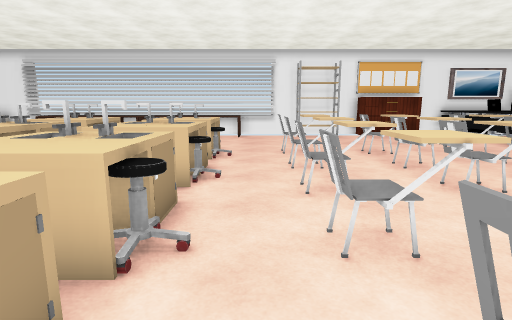
view 1 (above)

24 first-person views from a walk through a scene from a Unity 3-D project. The camera is 1.5 m above the floor, tilts 10° down and sees 80° across. Doors are open. The floor is counted in squares, 1 m on a side. Each view is taken from the middle of a square. On the plan, view 1 faces up. The plan holds only what a view shows up to about 15 squares ahead; the rest is blank. The player is left out. Some surface patterns are stand-ins.

view 2
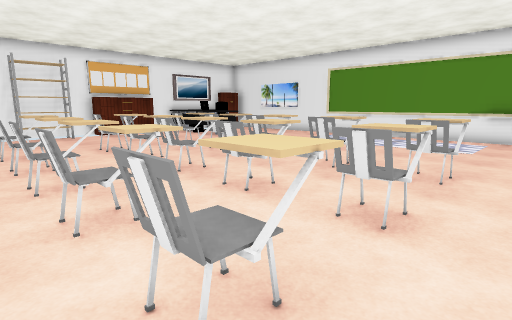

view 3
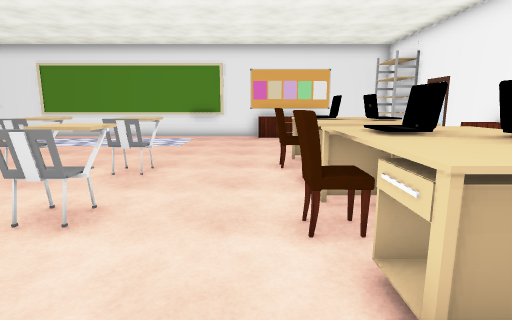

view 4
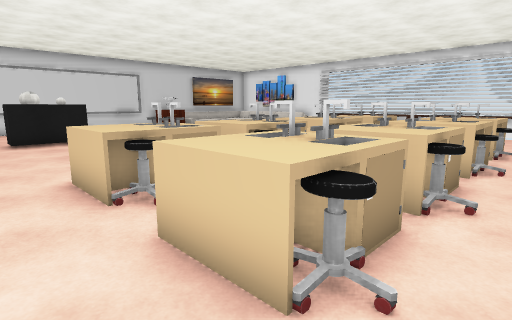

view 5
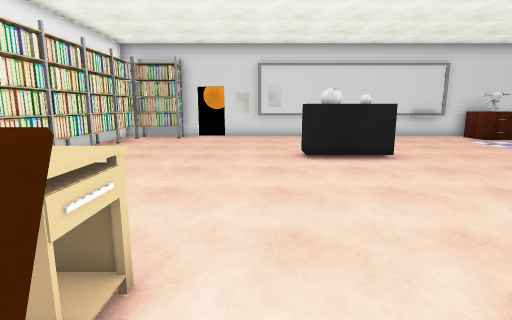

view 6
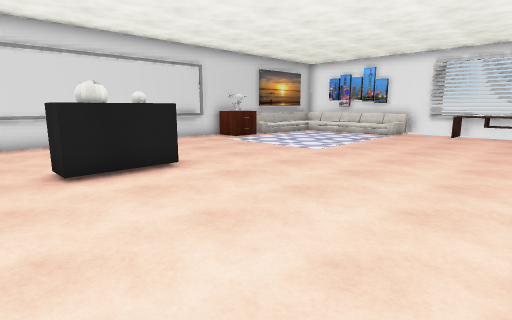

view 7
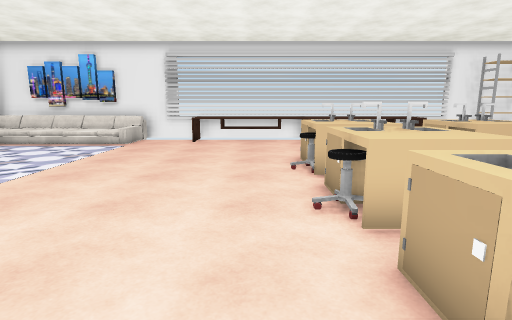

view 8
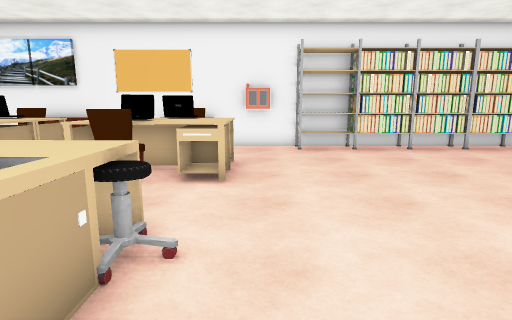

view 9
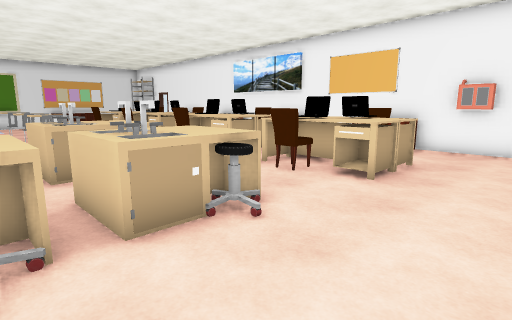

view 10
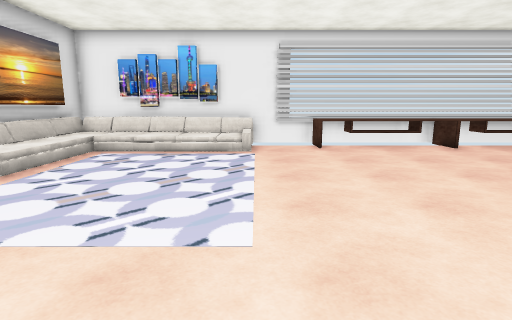

view 11
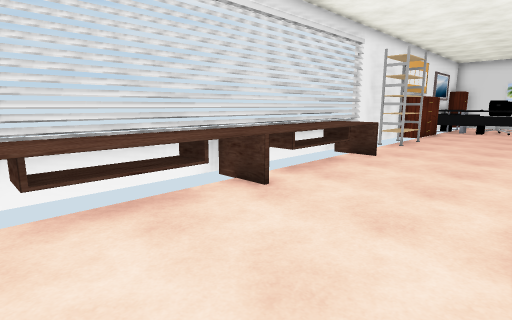

view 12
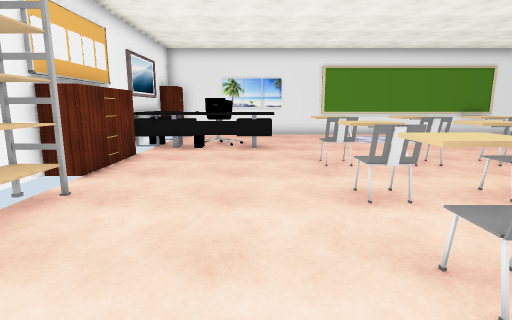

view 13
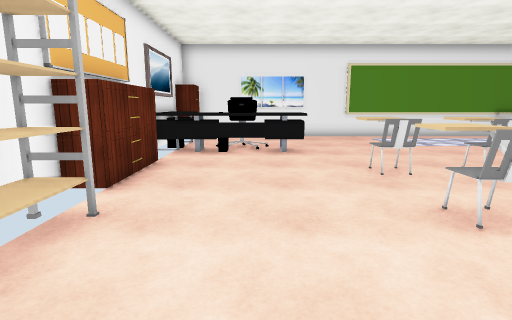

view 14
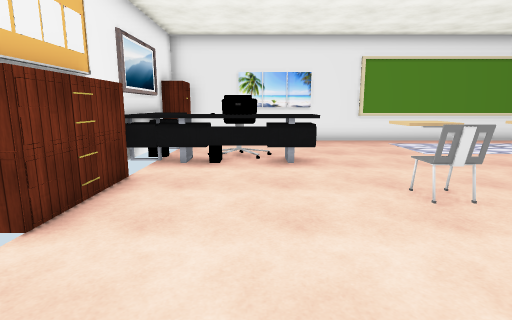

view 15
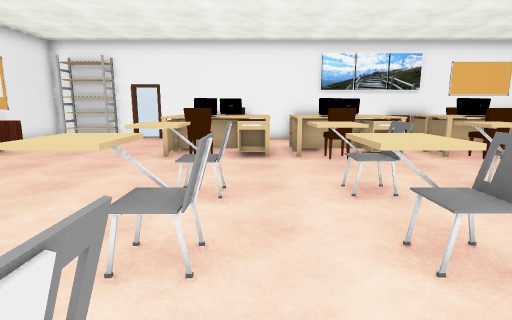

view 16
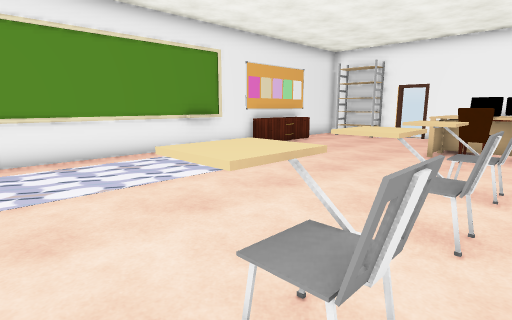

view 17
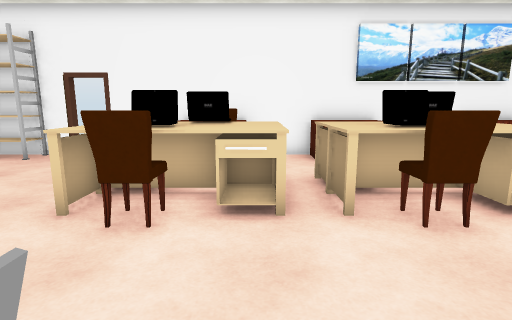

view 18
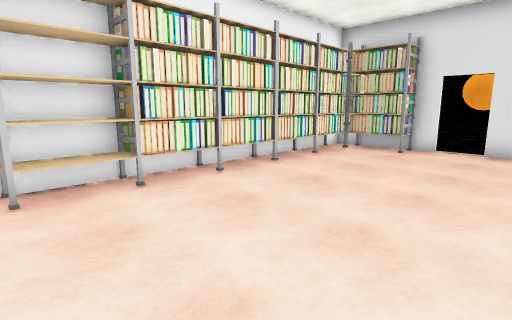

view 19
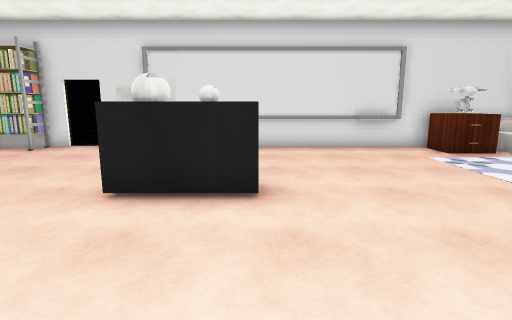

view 20
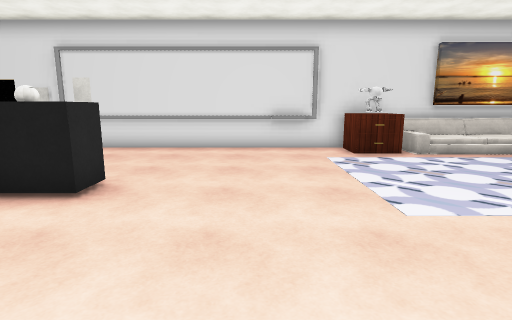

view 21
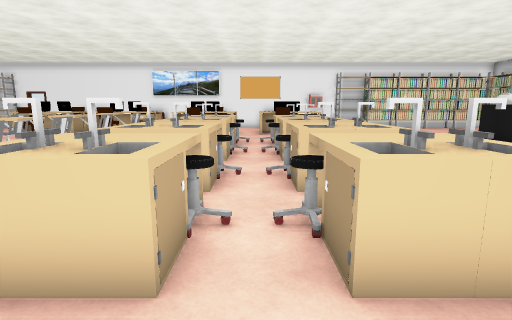

view 22
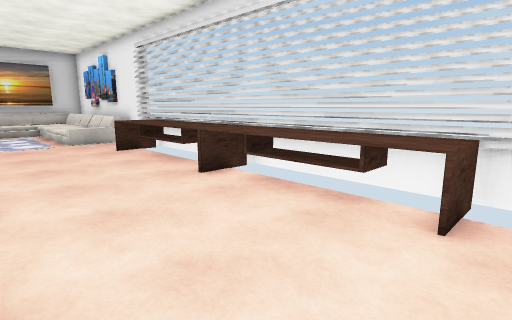

view 23
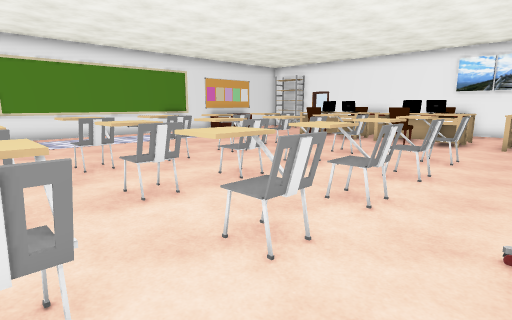

view 24
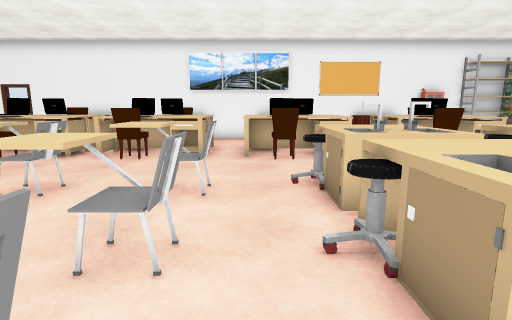

### Floor plan
Points are (right, up) in squares from view 1. A wall is a line through its corners. A room is listed if a view was taken in it or the views show most of it. See-through windows are left out.
Room 1 (views 1, 2, 3, 4, 5, 6, 7, 8, 9, 10, 11, 12, 13, 14, 15, 16, 17, 18, 19, 20, 21, 22, 23, 24)
walls: (-14.9, 2) (-13.8, 2) (-13.8, 1.4); (-14.3, -0.5) (-15, -0.5); (5.5, 16.6) (-20.1, 16.6) (-20.1, -3.6); (-13.1, -8.4) (10.6, -8.4); (15, 0) (15, 1.2); (-14.5, 16.4) (-16.5, 16.4); (-19.7, 6.8) (-19.7, 5.6); (-19.9, 7.2) (-19.9, -2); (11.5, -8.4) (15.3, -8.4) (15.3, -4.4); (15.3, -2.5) (15.3, 15.5); (-20.1, -4.8) (-20.1, -5.5); (13.9, 16.6) (10.2, 16.6); (-19.9, 15.1) (-19.9, 11.2); (-20.1, -7.6) (-20.1, -8.4) (-19.5, -8.4)
ways out: open door at (11, -8.5)
objects: rack (-20, -7) to (-19, -6); rack (-19, -8) to (-17, -8); table (-19, 8) to (-19, 10); other object (-19, 15) to (-13, 16); rack (-16, -8) to (-15, -8); rack (-14, -8) to (-13, -8); other object (-14, 0); white ball (-14, 1); black block (-13, 1); rug (-13, 14); rack (-12, -8); rack (-11, -8) to (-10, -8); table (-11, 15) to (-6, 16); other object (-8, -8); table (-7, -5); table (-7, -4) to (-7, -3); chair (-7, 0); chair (-7, 3); chair (-7, 6); chair (-7, 9); table (-6, -8) to (-5, -8); chair (-6, -6); other object (-6, -5) to (-6, -4); chair (-6, -3) to (-5, -3); table (-6, 0) to (-6, 1); table (-6, 2) to (-6, 4); table (-6, 6) to (-6, 8); table (-6, 9) to (-6, 11); table (-5, -5) to (-4, -5); other object (-5, -4); chair (-5, 0); table (-5, 1); table (-5, 2); chair (-5, 3); table (-5, 4); chair (-5, 6); table (-5, 7) to (-5, 8); chair (-5, 9); table (-5, 10) to (-5, 11); table (-5, 15) to (-1, 16); table (-4, -4) to (-4, -3); table (-3, -5); table (-3, -4) to (-2, -3); other object (-3, 0); table (-3, 1); table (-3, 2) to (-2, 4); chair (-3, 3); chair (-3, 6); table (-3, 7) to (-3, 8); chair (-3, 9); table (-3, 10) to (-3, 11); table (-2, -8) to (0, -8); chair (-2, -6); other object (-2, -5) to (-1, -4); table (-2, 0) to (-1, 1); table (-2, 2); table (-2, 6) to (-1, 8); table (-2, 9) to (-2, 11); other object (-1, -4) to (0, -4); chair (-1, -3) to (0, -3); chair (-1, 0); chair (-1, 3); table (-1, 4); chair (-1, 6); chair (-1, 9); table (0, -5); chair (1, 0) to (2, 1); chair (1, 3) to (2, 3); chair (1, 5) to (2, 6); chair (1, 7) to (2, 8); chair (1, 10) to (2, 10); other object (2, -5) to (3, -4); table (2, -4) to (2, -3); rack (2, 15) to (4, 16); table (3, -8) to (4, -8); other object (3, -6) to (3, -5); chair (3, -3) to (4, -3); table (4, -5) to (5, -5); other object (4, -4); chair (4, 0) to (5, 1); chair (4, 3) to (5, 3); chair (4, 5) to (5, 6); chair (4, 7) to (5, 8); chair (4, 10) to (5, 10); table (5, -4) to (5, -3); table (5, 16) to (8, 16); other object (6, -5) to (7, -4); table (6, -4) to (6, -3); table (7, -8) to (8, -8); chair (7, -6) to (7, -5); chair (7, -3) to (8, -3); chair (7, 1) to (8, 1); chair (7, 3) to (8, 3); chair (7, 5) to (8, 6); chair (7, 7) to (8, 8); chair (7, 10) to (8, 10); table (8, -5) to (9, -5); other object (8, -4); table (9, -4) to (9, -3); other object (10, 12) to (11, 12); other object (10, 13) to (11, 14); other object (10, 15) to (11, 15); other object (10, 16) to (13, 16); rack (13, -8) to (14, -8); other object (14, 16) to (15, 16); table (15, -4) to (15, -3); other object (15, 13)

Where each view was taken, in squares from view 1:
view 1: 0 up, 0 right, facing up
view 2: 1 down, 0 right, facing up-right
view 3: 2 down, 0 right, facing right
view 4: 2 down, 0 right, facing up-left
view 5: 2 down, 5 left, facing left
view 6: 2 down, 7 left, facing up-left
view 7: 2 up, 8 left, facing up
view 8: 3 up, 8 left, facing down
view 9: 3 up, 10 left, facing down-right
view 10: 4 up, 13 left, facing up
view 11: 11 up, 10 left, facing up-right
view 12: 12 up, 1 left, facing right
view 13: 13 up, 0 right, facing right
view 14: 13 up, 2 right, facing right
view 15: 6 up, 6 right, facing down
view 16: 7 up, 6 right, facing down-right
view 17: 1 up, 6 right, facing down
view 18: 2 down, 9 left, facing down-left
view 19: 2 up, 9 left, facing left
view 20: 5 up, 9 left, facing left
view 21: 13 up, 4 left, facing down
view 22: 11 up, 0 right, facing up-left
view 23: 10 up, 1 left, facing down-right
view 24: 6 up, 0 right, facing down
